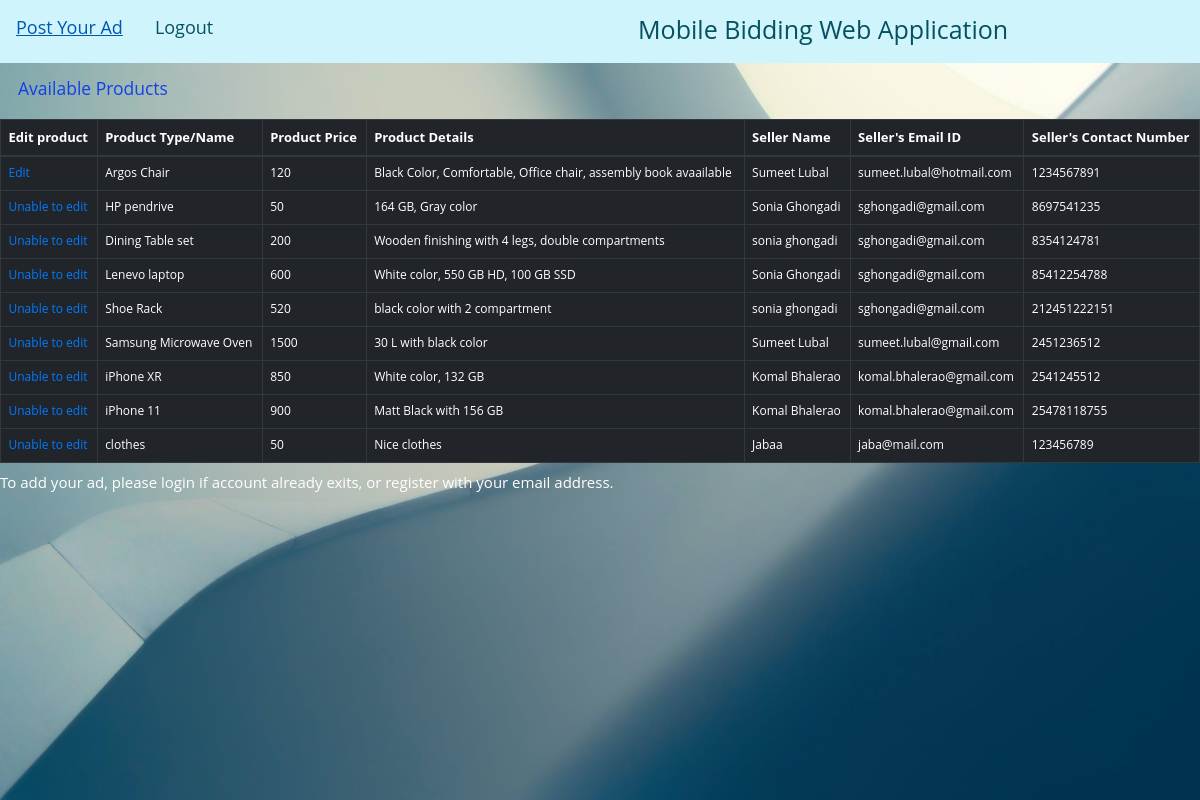
Screenshot of /show_all (signed in) with the database file from the repository.
### application.py (models this page shows)
class Product(db.Model):
    id= db.Column(db.Integer, primary_key=True)
    Product_name = db.Column(db.String(20),nullable=False)
    Product_price = db.Column(db.Integer, nullable= False)
    Prod_spec = db.Column(db.Text, nullable=False)
    seller_name = db.Column(db.String(20), nullable =False)
    User_email = db.Column(db.String(120),  nullable=False)
    contact_num= db.Column(db.Integer, nullable=False)
    person_id = db.Column(db.Integer, db.ForeignKey('add_user.id'))

### application.py (the view)
@app.route("/show_all")
def show_all():
    user = False
    if 'user_email' in session:
        user = session['user_email']
    return render_template('show_all.html', Product = Product.query.all(), user= user)

### templates/show_all.html (shortened to what this page needs)
<!DOCTYPE html>
<html lang="en">
<head>
   <link rel="stylesheet" type="text/css" href="{{ url_for('static',filename ='style.css') }}">
   <link rel="stylesheet" href="https://maxcdn.bootstrapcdn.com/bootstrap/4.0.0/css/bootstrap.min.css"
>
</head>
<body>
   <div class="cont">
      <div class="topnav">
         {% if user %}
         <a href="{{ url_for('addproduct') }}">Post Your Ad</a>
         <a href="{{ url_for('logout') }}">Logout</a>
         {% else %}
         <a href="{{ url_for('login') }}">Login</a>
         <a href="{{ url_for('register') }}">Register</a>
         {% endif %}
         <div class="header">
            <h1>Mobile Bidding Web Application</h1>
         </div>
      </div>
      <h3 class="h3-TableTile">Available Products</h3>
         <table class="table table-bordered table-dark">
      <thead class="thead-dark">
         <tr>
            {% if user %}
            <th id="prod_name">Edit product</th>
            {% endif %}
            <th id="prod_name">Product Type/Name</th>
            <th id="prod_price">Product Price</th>
            <th id="prod_spec">Product Details</th>
            <th id="seller_name">Seller Name</th>
            <th id="seller_emailID">Seller's Email ID</th>
            <th id="seller_contactNum">Seller's Contact Number</th>
         </tr>
      </thead>
      <tbody>
         {% for products in Product %}
         <tr>
            {% if user and user == products.User_email %}
            <td><a href="{{ url_for('idv_prod', product_id= products.id ) }}">Edit</a></td>
            {% elif user == "reddymahenderreddy145@gmail.com" %}
            <td><a href="{{ url_for('idv_prod', product_id= products.id ) }}">Edit</a></td>
            {% elif user %}
            <td><a href="">Unable to edit</a></td>
            {% endif %}
            <td id="prod_name">{{ products.Product_name}}</td>
            <td id="prod_price">{{ products.Product_price}}</td>
            <td id="prod_spec">{{ products.Prod_spec}}</td>
            <td id="seller_name">{{ products.seller_name}}</td>
            <td id="seller_emailID">{{ products.User_email }}</td>
            <td id="seller_contactNum">{{ products.contact_num }}</td>
         </tr>
         {% endfor %}
      </tbody>
      </table>
      <h4 style="font-size-adjust: inherit; color:white">To add your ad, please login if account already exits, or register with your email address. </h>
   </div>
</body>
</html>

### static/style.css (style rules this page uses)
*, *:before, *:after { box-sizing: border-box; margin: 0; padding: 0; }
html, body { font-size: 62.5%; height: 100%; overflow: hidden; }
.cont { position: relative; height: 100%; background-image: url("1.jpg"); background-size: cover; overflow: auto; font-family: "Open Sans", Helvetica, Arial, sans-serif; }
.topnav { overflow: hidden; background-color: #cff4fc; }
.topnav a { float: left; color: #055160; text-align: center; padding: 14px 16px; text-decoration: none; font-size: 18px; }
table tbody tr td { font-size: 12px; }
table thead tr th { font-size: 13px; }
.header { text-indent: 35%; color: #055160; font-size: 20px; padding: 14px 16px; }
.h3-TableTile { color: rgba(10, 58, 230, 0.938); padding: 15px 18px; text-align: left; }

### rows the page displays
Product: Product_name "Argos Chair", Product_price "120", Prod_spec "Black Color, Comfortable, Office chair, assembly book avaailable", seller_name "Sumeet Lubal", User_email "sumeet.lubal@hotmail.com", contact_num "1234567891"
Product: shows "Unable to edit", Product_name "HP pendrive", Product_price "50", Prod_spec "164 GB, Gray color", seller_name "Sonia Ghongadi", User_email "sghongadi@gmail.com", contact_num "8697541235"
Product: shows "Unable to edit", Product_name "Dining Table set", Product_price "200", Prod_spec "Wooden finishing with 4 legs, double compartments", seller_name "sonia ghongadi", User_email "sghongadi@gmail.com", contact_num "8354124781"
Product: shows "Unable to edit", Product_name "Lenevo laptop", Product_price "600", Prod_spec "White color, 550 GB HD, 100 GB SSD", seller_name "Sonia Ghongadi", User_email "sghongadi@gmail.com", contact_num "85412254788"
Product: shows "Unable to edit", Product_name "Shoe Rack", Product_price "520", Prod_spec "black color with 2 compartment", seller_name "sonia ghongadi", User_email "sghongadi@gmail.com", contact_num "212451222151"
Product: shows "Unable to edit", Product_name "Samsung Microwave Oven", Product_price "1500", Prod_spec "30 L with black color", seller_name "Sumeet Lubal", User_email "sumeet.lubal@gmail.com", contact_num "2451236512"
Product: shows "Unable to edit", Product_name "iPhone XR", Product_price "850", Prod_spec "White color, 132 GB", seller_name "Komal Bhalerao", User_email "komal.bhalerao@gmail.com", contact_num "2541245512"
Product: shows "Unable to edit", Product_name "iPhone 11", Product_price "900", Prod_spec "Matt Black with 156 GB", seller_name "Komal Bhalerao", User_email "komal.bhalerao@gmail.com", contact_num "25478118755"
Product: shows "Unable to edit", Product_name "clothes", Product_price "50", Prod_spec "Nice clothes", seller_name "Jabaa", User_email "jaba@mail.com", contact_num "123456789"
